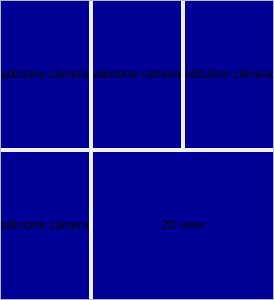
                        <widget class="QFrame" name="frame_26">
                         <property name="autoFillBackground">
                          <bool>false</bool>
                         </property>
                         <property name="frameShape">
                          <enum>QFrame::NoFrame</enum>
                         </property>
                         <property name="frameShadow">
                          <enum>QFrame::Raised</enum>
                         </property>
                         <layout class="QHBoxLayout" name="horizontalLayout_15">
                          <property name="spacing">
                           <number>0</number>
                          </property>
                          <property name="leftMargin">
                           <number>0</number>
                          </property>
                          <property name="topMargin">
                           <number>0</number>
                          </property>
                          <property name="rightMargin">
                           <number>0</number>
                          </property>
                          <property name="bottomMargin">
                           <number>0</number>
                          </property>
                          <item>
                           <widget class="QFrame" name="box_cameras_top">
                            <property name="minimumSize">
                             <size>
                              <width>0</width>
                              <height>300</height>
                             </size>
                            </property>
                            <property name="frameShape">
                             <enum>QFrame::StyledPanel</enum>
                            </property>
                            <property name="frameShadow">
                             <enum>QFrame::Raised</enum>
                            </property>
                            <layout class="QGridLayout" name="gridLayout">
                             <property name="leftMargin">
                              <number>0</number>
                             </property>
                             <property name="topMargin">
                              <number>0</number>
                             </property>
                             <property name="rightMargin">
                              <number>0</number>
                             </property>
                             <property name="bottomMargin">
                              <number>0</number>
                             </property>
                             <property name="spacing">
                              <number>4</number>
                             </property>
                             <item row="1" column="0">
                              <widget class="QFrame" name="tela_4">
                               <property name="styleSheet">
                                <string notr="true">background-color: #000099;</string>
                               </property>
                               <property name="frameShape">
                                <enum>QFrame::NoFrame</enum>
                               </property>
                               <property name="frameShadow">
                                <enum>QFrame::Raised</enum>
                               </property>
                               <layout class="QHBoxLayout" name="horizontalLayout_10">
                                <property name="spacing">
                                 <number>0</number>
                                </property>
                                <property name="leftMargin">
                                 <number>0</number>
                                </property>
                                <property name="topMargin">
                                 <number>0</number>
                                </property>
                                <property name="rightMargin">
                                 <number>0</number>
                                </property>
                                <property name="bottomMargin">
                                 <number>0</number>
                                </property>
                                <item>
                                 <widget class="QLabel" name="lb_camera_4">
                                  <property name="text">
                                   <string>&lt;html&gt;&lt;head/&gt;&lt;body&gt;&lt;p align=&quot;center&quot;&gt;adicione câmera&lt;/p&gt;&lt;/body&gt;&lt;/html&gt;</string>
                                  </property>
                                 </widget>
                                </item>
                               </layout>
                              </widget>
                             </item>
                             <item row="0" column="1">
                              <widget class="QFrame" name="tela_2">
                               <property name="styleSheet">
                                <string notr="true">background-color: #000099;</string>
                               </property>
                               <property name="frameShape">
                                <enum>QFrame::NoFrame</enum>
                               </property>
                               <property name="frameShadow">
                                <enum>QFrame::Raised</enum>
                               </property>
                               <layout class="QHBoxLayout" name="horizontalLayout_7">
                                <property name="spacing">
                                 <number>0</number>
                                </property>
                                <property name="leftMargin">
                                 <number>0</number>
                                </property>
                                <property name="topMargin">
                                 <number>0</number>
                                </property>
                                <property name="rightMargin">
                                 <number>0</number>
                                </property>
                                <property name="bottomMargin">
                                 <number>0</number>
                                </property>
                                <item>
                                 <widget class="QLabel" name="lb_camera_2">
                                  <property name="text">
                                   <string>&lt;html&gt;&lt;head/&gt;&lt;body&gt;&lt;p align=&quot;center&quot;&gt;adicione câmera&lt;/p&gt;&lt;/body&gt;&lt;/html&gt;</string>
                                  </property>
                                 </widget>
                                </item>
                               </layout>
                              </widget>
                             </item>
                             <item row="0" column="0">
                              <widget class="QFrame" name="tela_1">
                               <property name="styleSheet">
                                <string notr="true">background-color: #000099;</string>
                               </property>
                               <property name="frameShape">
                                <enum>QFrame::NoFrame</enum>
                               </property>
                               <property name="frameShadow">
                                <enum>QFrame::Raised</enum>
                               </property>
                               <layout class="QHBoxLayout" name="horizontalLayout_6">
                                <property name="spacing">
                                 <number>0</number>
                                </property>
                                <property name="leftMargin">
                                 <number>0</number>
                                </property>
                                <property name="topMargin">
                                 <number>0</number>
                                </property>
                                <property name="rightMargin">
                                 <number>0</number>
                                </property>
                                <property name="bottomMargin">
                                 <number>0</number>
                                </property>
                                <item>
                                 <widget class="QLabel" name="lb_camera_1">
                                  <property name="text">
                                   <string>&lt;html&gt;&lt;head/&gt;&lt;body&gt;&lt;p align=&quot;center&quot;&gt;adicione câmera&lt;/p&gt;&lt;/body&gt;&lt;/html&gt;</string>
                                  </property>
                                 </widget>
                                </item>
                               </layout>
                              </widget>
                             </item>
                             <item row="0" column="2">
                              <widget class="QFrame" name="tela_3">
                               <property name="styleSheet">
                                <string notr="true">background-color: #000099;</string>
                               </property>
                               <property name="frameShape">
                                <enum>QFrame::NoFrame</enum>
                               </property>
                               <property name="frameShadow">
                                <enum>QFrame::Raised</enum>
                               </property>
                               <layout class="QHBoxLayout" name="horizontalLayout_8">
                                <property name="spacing">
                                 <number>0</number>
                                </property>
                                <property name="leftMargin">
                                 <number>0</number>
                                </property>
                                <property name="topMargin">
                                 <number>0</number>
                                </property>
                                <property name="rightMargin">
                                 <number>0</number>
                                </property>
                                <property name="bottomMargin">
                                 <number>0</number>
                                </property>
                                <item>
                                 <widget class="QLabel" name="lb_camera_3">
                                  <property name="text">
                                   <string>&lt;html&gt;&lt;head/&gt;&lt;body&gt;&lt;p align=&quot;center&quot;&gt;adicione câmera&lt;/p&gt;&lt;/body&gt;&lt;/html&gt;</string>
                                  </property>
                                 </widget>
                                </item>
                               </layout>
                              </widget>
                             </item>
                             <item row="1" column="1" colspan="2">
                              <widget class="QFrame" name="tela_5">
                               <property name="styleSheet">
                                <string notr="true">background-color: #000099;</string>
                               </property>
                               <property name="frameShape">
                                <enum>QFrame::NoFrame</enum>
                               </property>
                               <property name="frameShadow">
                                <enum>QFrame::Raised</enum>
                               </property>
                               <layout class="QHBoxLayout" name="horizontalLayout_11">
                                <property name="spacing">
                                 <number>0</number>
                                </property>
                                <property name="leftMargin">
                                 <number>0</number>
                                </property>
                                <property name="topMargin">
                                 <number>0</number>
                                </property>
                                <property name="rightMargin">
                                 <number>0</number>
                                </property>
                                <property name="bottomMargin">
                                 <number>0</number>
                                </property>
                                <item>
                                 <widget class="QLabel" name="lb_camera_5">
                                  <property name="text">
                                   <string>&lt;html&gt;&lt;head/&gt;&lt;body&gt;&lt;p align=&quot;center&quot;&gt;2D view&lt;/p&gt;&lt;/body&gt;&lt;/html&gt;</string>
                                  </property>
                                 </widget>
                                </item>
                               </layout>
                              </widget>
                             </item>
                            </layout>
                           </widget>
                          </item>
                         </layout>
                        </widget>
